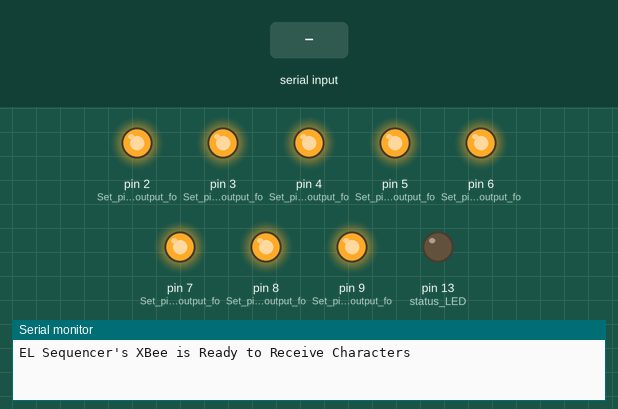
This sketch was run on a simulated Arduino Uno, built with avr-gcc and run on an emulated ATmega328P. Parts: output pins drawn as LEDs (lit = HIGH), the last lines printed to the serial monitor. Inputs (shaded band) come from the test bench.

Above: at 1.6 s.
1.7 s: "D" received over Serial
At 1.95 s:
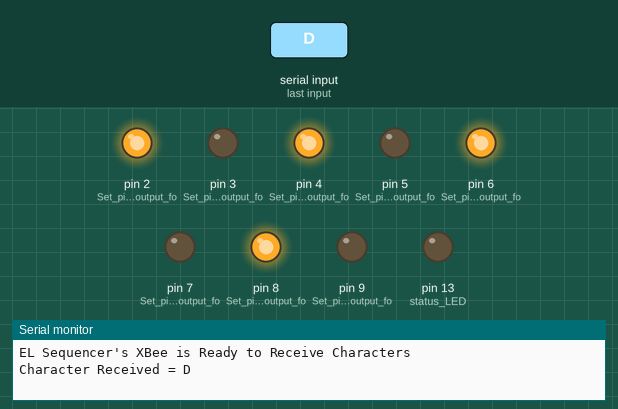
3.9 s: "E" received over Serial
At 4.05 s:
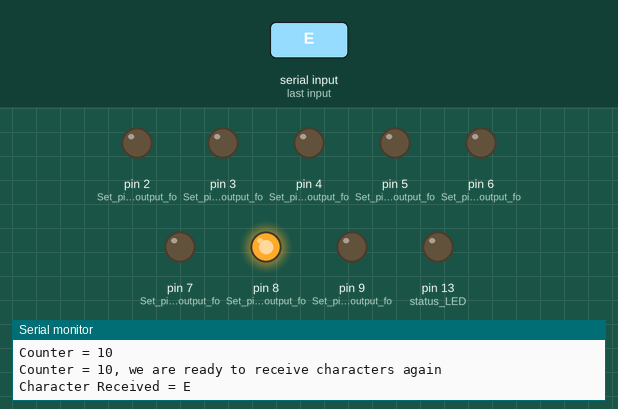
6.9 s: "A" received over Serial
At 7.9 s:
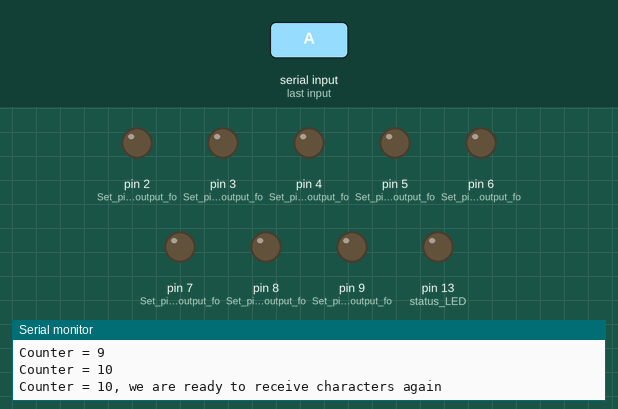
Timing chart, 0 to 9.9 s (numbered marks = the images above; inputs shaded):
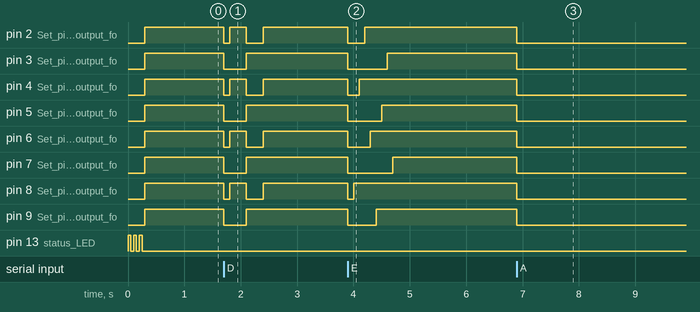

Measured:
- after the input at 1.7 s, pin 2 (Set_pin_mode_as_output_fo): HIGH → LOW at once, → HIGH 0.10 s later, → LOW 0.30 s later, → HIGH 0.30 s later; pin 3 (Set_pin_mode_as_output_fo): HIGH → LOW at once, → HIGH 0.40 s later
- after the input at 3.9 s, pin 2 (Set_pin_mode_as_output_fo): HIGH → LOW at once, → HIGH 0.30 s later; pin 3 (Set_pin_mode_as_output_fo): HIGH → LOW at once, → HIGH 0.70 s later
- after the input at 6.9 s, pin 2 (Set_pin_mode_as_output_fo), pin 3 (Set_pin_mode_as_output_fo), pin 4 (Set_pin_mode_as_output_fo), pin 5 (Set_pin_mode_as_output_fo), pin 6 (Set_pin_mode_as_output_fo), pin 7 (Set_pin_mode_as_output_fo), pin 8 (Set_pin_mode_as_output_fo), pin 9 (Set_pin_mode_as_output_fo): HIGH → LOW at once

The sketch:

XBee_ELSequencerTEMPLATE.ino
```cpp
// (licence header left out)
char val; //Declare character 'val' when Slave XBee receives a character
char temp_delete; //used to delete buffer and prevent false triggers when Master XBee sends character more than once

//LED to check if the LED is initialized.
const int status_LED = 13;

int counter = 0; //adding counter to prevent false triggers for a small period of time
boolean XBee_sent = false; //flag to see if we have received any characters after a certain period of time

/*******************Setup Loop***************************/
void setup() {
  Serial.begin(9600); //Begin Serial communication and debugging
  Serial.println("EL Sequencer's XBee is Ready to Receive Characters");

  val = 'A'; //save as default character

  //Initialize pins
  pinMode(status_LED, OUTPUT); //Set pin mode as output for status LED
  pinMode(2, OUTPUT); //Set pin mode as output for Channel A
  pinMode(3, OUTPUT); //Set pin mode as output for Channel B
  pinMode(4, OUTPUT); //Set pin mode as output for Channel C
  pinMode(5, OUTPUT); //Set pin mode as output for Channel D
  pinMode(6, OUTPUT); //Set pin mode as output for Channel E
  pinMode(7, OUTPUT); //Set pin mode as output for Channel F
  pinMode(8, OUTPUT); //Set pin mode as output for Channel G
  pinMode(9, OUTPUT); //Set pin mode as output for Channel H

  //Status LED to see if the EL Sequencer is initializing
  for (int i = 0; i < 3; ++i) {
    digitalWrite(status_LED, HIGH);//set Status LED on
    delay(50);
    digitalWrite(status_LED, LOW); //set Status LED off
    delay(50);
  }

  all_ON();//turn on all EL channels

  delay(100); //Wait a little
}

/*******************Main Loop***************************/
void loop() {
  if (XBee_sent == false) {
    //we have not received a character yet after a certain period of time, we can see if the Master XBee has sent any characters
    if (Serial.available()) {
      //check if slave XBee is receiving data from master XBee
      val = Serial.read();//save whatever is in the buffer to the variable
      counter = 0;        //set counter to 0 to prevent false button presses
      XBee_sent = true;   //we have received a character

      //if debugging, we can see what character is recevied
      Serial.print("Character Received = ");
      Serial.println(val);

      //Check to see if character sent is any of the recognized characters and jump to the sequence
      if (val == 'A') {
        Seq_0();
      }
      else if (val == 'B') {
        Seq_1();
      }
      else if (val == 'C') {
        Seq_2();
      }
      else if (val == 'D') {
        Seq_3();
      }
      else if (val == 'E') {
        Seq_4();
      }

    }//end buffer check
  }//end check to see if we have not received a character after a certain period of time

  if (counter >= 10) {//this section of code will reset the flag "XBee_Sent" so we can begin listening for characters again
    if (XBee_sent == true) {
      Serial.println("Counter = 10, we are ready to receive characters again");
    }
    XBee_sent = false;
  }

  if (XBee_sent == true) {//this section of code is used as a delay to prevent false button presses
    counter = ++counter;//keep adding until we reach 10, then we can reset flag and begin receiving again

    //if connected to a computer, check to see the duration of the delay
    Serial.print("Counter = ");
    Serial.println(counter);

    temp_delete = Serial.read();//try to clear false triggers in buffer provided by Master XBee until counter resets
  }

}//end loop()

//**********MODULAR SEQUENCED FUNCTIONS**********

void all_ON() {
  //this function is used to turn all channels ON
  //Bobby
  digitalWrite(2, HIGH); //Channel A, hoodie
  digitalWrite(3, HIGH); //Channel B, pants
  //Antuan, Kaden
  digitalWrite(4, HIGH); //Channel C, hoodie
  digitalWrite(5, HIGH); //Channel D, pants
  //Mireku, Talon
  digitalWrite(6, HIGH); //Channel E, hoodie
  digitalWrite(7, HIGH); //Channel F, pants
  //Madi, Henry
  digitalWrite(8, HIGH); //Channel G, hoodie
  digitalWrite(9, HIGH); //Channel H, pants
}


void all_OFF() {
  //this function is used to turn all channels OFF
  //Bobby
  digitalWrite(2, LOW); //Channel A, hoodie
  digitalWrite(3, LOW); //Channel B, pants
  //Antuan, Kaden
  digitalWrite(4, LOW); //Channel C, hoodie
  digitalWrite(5, LOW); //Channel D, pants
  //Mireku, Talon
  digitalWrite(6, LOW); //Channel E, hoodie
  digitalWrite(7, LOW); //Channel F, pants
  //Madi, Henry
  digitalWrite(8, LOW); //Channel G, hoodie
  digitalWrite(9, LOW); //Channel H, pants
}

void Seq_0() {
  //this function turns everything off
  all_OFF();
}

void Seq_1() {
  //this function turns everything back on
  all_ON();

}

void Seq_2() {
  //this function blinks off then back on

  all_OFF();
  delay(100);
  all_ON();
}

void Seq_3() {
  //function used to alternate between the hoodie and pants before turning back on
  //this really depends on how the EL is sewn on
  all_OFF();

  delay(100);

  //Madi, Henry
  digitalWrite(8, HIGH); //Channel G, hoodie
  digitalWrite(9, LOW); //Channel H, pants
  //Antuan, Kaden
  digitalWrite(4, HIGH); //Channel C, hoodie
  digitalWrite(5, LOW); //Channel D, pants
  //Bobby
  digitalWrite(2, HIGH); //Channel A, hoodie
  digitalWrite(3, LOW); //Channel B, pants
  //Mireku, Talon
  digitalWrite(6, HIGH); //Channel E, hoodie
  digitalWrite(7, LOW); //Channel F, pants

  delay(300);

  //Madi, Henry
  digitalWrite(8, LOW); //Channel G, hoodie
  digitalWrite(9, HIGH); //Channel H, pants
  //Antuan, Kaden
  digitalWrite(4, LOW); //Channel C, hoodie
  digitalWrite(5, HIGH); //Channel D, pants
  //Bobby
  digitalWrite(2, LOW); //Channel A, hoodie
  digitalWrite(3, HIGH); //Channel B, pants
  //Mireku, Talon
  digitalWrite(6, LOW); //Channel E, hoodie
  digitalWrite(7, HIGH); //Channel F, pants

  delay(300);

  all_ON();// this line can be commented out to continue alternating using by adding "//"

  delay(100);
}

void Seq_4() {
  //function used to as a ripple effect similar to a jar filling with water
  //this really depends on how the EL is sewn on and where the dancer is located for this effect
  all_OFF();

  delay(100);

  //Madi, Henry
  digitalWrite(8, HIGH); //Channel G, hoodie
  digitalWrite(9, LOW); //Channel H, pants
  delay(100);
  //Antuan, Kaden
  digitalWrite(4, HIGH); //Channel C, hoodie
  digitalWrite(5, LOW); //Channel D, pants
  delay(100);
  //Bobby
  digitalWrite(2, HIGH); //Channel A, hoodie
  digitalWrite(3, LOW); //Channel B, pants
  delay(100);
  //Mireku, Talon
  digitalWrite(6, HIGH); //Channel E, hoodie
  digitalWrite(7, LOW); //Channel F, pants
  delay(100);

  //Madi, Henry
  digitalWrite(8, HIGH); //Channel G, hoodie
  digitalWrite(9, HIGH); //Channel H, pants
  delay(100);
  //Antuan, Kaden
  digitalWrite(4, HIGH); //Channel C, hoodie
  digitalWrite(5, HIGH); //Channel D, pants
  delay(100);
  //Bobby
  digitalWrite(2, HIGH); //Channel A, hoodie
  digitalWrite(3, HIGH); //Channel B, pants
  delay(100);
  //Mireku, Talon
  digitalWrite(6, HIGH); //Channel E, hoodie
  digitalWrite(7, HIGH); //Channel F, pants
  delay(100);
}
```
